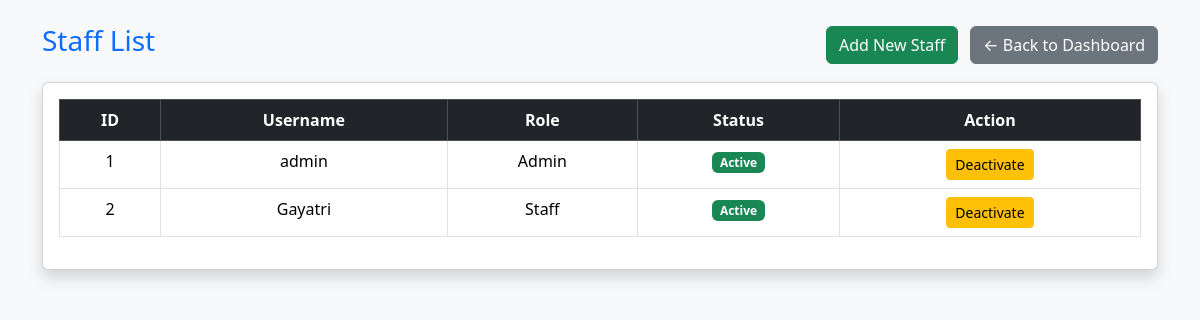
The page /staff_list (signed in) on the database its author committed.
### tables this page shows
CREATE TABLE staff (
        id INTEGER PRIMARY KEY AUTOINCREMENT,
        username TEXT UNIQUE NOT NULL,
        password TEXT NOT NULL,
        role TEXT NOT NULL,
        is_active INTEGER DEFAULT 1
    );

### app.py (the view)
@app.route("/staff_list")
@login_required
@admin_required
def staff_list():
    conn = get_db()
    cursor = conn.cursor()
    cursor.execute("SELECT id, username, role, is_active FROM staff")
    staff = cursor.fetchall()
    conn.close()
    return render_template("staff_list.html", staff_members=staff)

### app.py (called while the page is built)
def get_db():
    conn = sqlite3.connect(DATABASE)
    conn.execute("PRAGMA foreign_keys = ON")
    return conn

def login_required(f):
    @wraps(f)
    def wrapper(*args, **kwargs):
        if "user_id" not in session:
            flash("Please login first", "warning")
            return redirect(url_for("login"))
        return f(*args, **kwargs)
    return wrapper

def admin_required(f):
    @wraps(f)
    def wrapper(*args, **kwargs):
        if session.get("role") != "admin":
            flash("Admin access only!", "danger")
            return redirect(url_for("staff_dashboard"))
        return f(*args, **kwargs)
    return wrapper

### templates/staff_list.html (shortened to what this page needs)
<!DOCTYPE html>
<html>
<head>
    <link href="https://cdn.jsdelivr.net/npm/bootstrap@5.3.2/dist/css/bootstrap.min.css" rel="stylesheet">
</head>
<body class="bg-light">
    <div class="container mt-4">
        <div class="d-flex justify-content-between align-items-center mb-3">
            <h3 class="text-primary">Staff List</h3>
            <div>
                <a href="{{ url_for('add_staff') }}" class="btn btn-success me-2">
                    Add New Staff
                </a>
                <a href="{{ url_for('dashboard_redirect') }}" class="btn btn-secondary">
                    ← Back to Dashboard
                </a>
            </div>
        </div>
        <div class="card shadow p-3">
            <table class="table table-bordered text-center">
                <thead class="table-dark">
                    <tr>
                        <th>ID</th>
                        <th>Username</th>
                        <th>Role</th>
                        <th>Status</th>
                        <th>Action</th>
                    </tr>
                </thead>
                <tbody>
                    {% if staff_members %}
                    {% for staff in staff_members %}
                    <tr>
                        <td>{{ staff[0] }}</td>
                        <td>{{ staff[1] }}</td>
                        <td>{{ staff[2] | capitalize }}</td>
                        <td>
                            {% if staff[3] == 1 %}
                            <span class="badge bg-success">Active</span>
                            {% else %}
                            <span class="badge bg-danger">Inactive</span>
                            {% endif %}
                        </td>
                        <td>
                            {% if staff[3] == 1 %}
                            <a href="/toggle_staff/{{ staff[0] }}" class="btn btn-warning btn-sm"
                                onclick="return confirm('Deactivate this staff member?');">
                                Deactivate
                            </a>
                            {% else %}
                            <a href="/toggle_staff/{{ staff[0] }}" class="btn btn-success btn-sm">
                                Activate
                            </a>
                            {% endif %}
                        </td>
                    </tr>
                    {% endfor %}
                    {% else %}
                    <tr>
                        <td colspan="3" class="text-muted">
                            No staff members found
                        </td>
                    </tr>
                    {% endif %}
                </tbody>
            </table>
        </div>
    </div>
</body>
</html>

### rows shown on the page
staff: id "1", username "admin", role "Admin", is_active "Active"
staff: id "2", username "Gayatri", role "Staff", is_active "Active"
